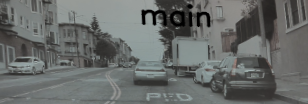
#> input picture proc_main/proc_0802.png, 308 x 104 px
$ jupyter execute --allow-errors UVtoXYZ.ipynb
#> lines starting #> are read from the running program, lines starting #| are printed output that depends on the picture
[cell 1]
import pickle
import cv2 as cv
import matplotlib.pyplot as plt

#> (the rest of this cell did not finish here and is left out)

[cell 2]
import numpy as np
import h5py

filename = "camera_intrinsics.h5"
filenameEx = "extrinsics.h5"
main_K, main_distortion = None, None
#> (the rest of this cell did not finish here and is left out)

[cell 3]
img = cv.imread("proc_main/proc_0802.png")
#> img is the input picture: shape (104, 308, 3); mean B, G, R 105.3, 107, 103.7
plt.figure(figsize = (15, 12))
plt.imshow(img)

img_size = (img.shape[1],img.shape[0])
#> img_size = (308, 104)

bot_width = 1 # percentage of bottom trapezoidal height
mid_width = .25 # percentage of mid trapezoidal height
height_pct = .65 # percentage of trapezoidal height
bottom_trim= .935 # percentage from top to bottom avoiding the hood of the car

src = np.float32([[img.shape[1]*(0.5-mid_width/2), img.shape[0]*height_pct],[img.shape[1]*(0.5+mid_width/2),img.shape[0]*height_pct],[img.shape[1]*(0.5+bot_width/2), img.shape[0]*bottom_trim],[img.shape[1]*(0.5-bot_width/2), img.shape[0]*bottom_trim]])
offset = img_size[0]*0.25
#> offset = 77
dst = np.float32([[0,0],[img_size[0],0],[img_size[0],img_size[1]],[0,img_size[1]]])
#> dst = [[0, 0], [308, 0], [308, 104], [0, 104]]

plt.plot(dst[:, 0], dst[:, 1], "o")
plt.plot(src[:, 0], src[:, 1], "o")
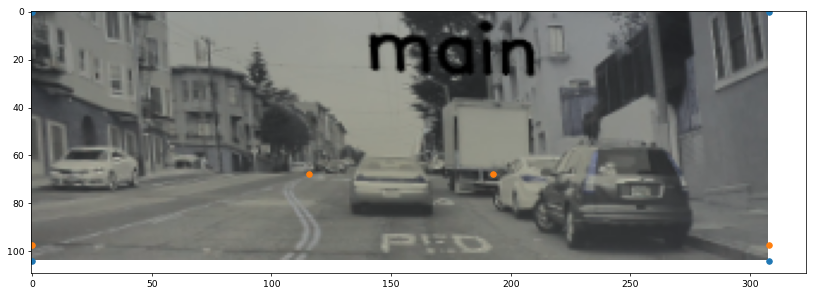
#> figure drawn by matplotlib, 1 panel; B, G, R data is drawn as R, G, B

#> (a cell that did not finish here is left out)

[cell 5]
M = cv.getPerspectiveTransform(src, dst)
#> (the rest of this cell did not finish here and is left out)


$ run again, with proc_main/proc_0004.png copied over proc_main/proc_0802.png
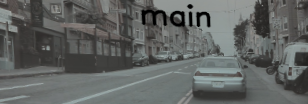
#> input picture proc_main/proc_0004.png, 308 x 104 px
#> img is the input picture: shape (104, 308, 3); mean B, G, R 97.9, 99.6, 96.6
#> `[cell 3] img = cv.imread("proc_main/proc_0802.png") plt.figure(figsize..`:
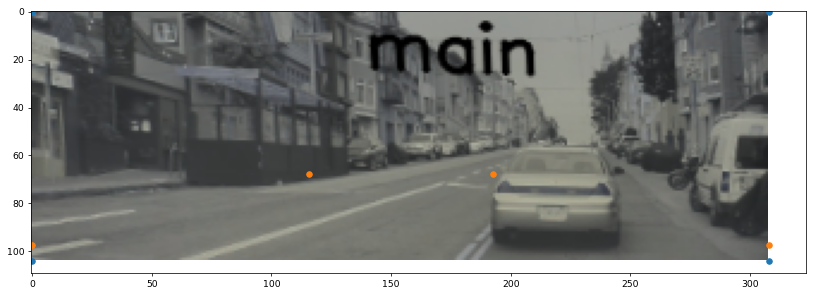
#> figure drawn by matplotlib, 1 panel; B, G, R data is drawn as R, G, B

$ run again, with proc_main/proc_0050.png copied over proc_main/proc_0802.png
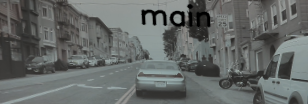
#> input picture proc_main/proc_0050.png, 308 x 104 px
#> img is the input picture: shape (104, 308, 3); mean B, G, R 103.1, 104.7, 100.7
#> `[cell 3] img = cv.imread("proc_main/proc_0802.png") plt.figure(figsize..`:
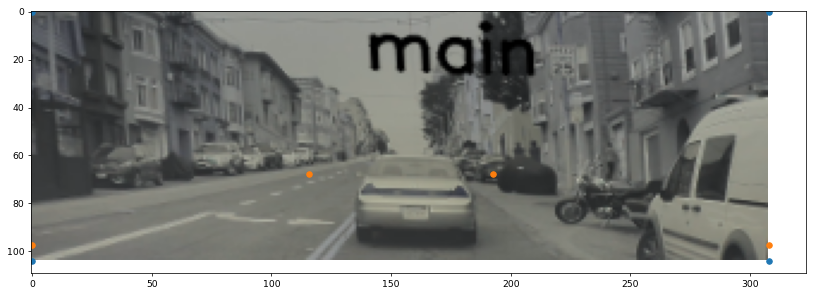
#> figure drawn by matplotlib, 1 panel; B, G, R data is drawn as R, G, B

$ run again, with proc_main/proc_0070.png copied over proc_main/proc_0802.png
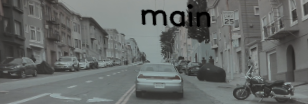
#> input picture proc_main/proc_0070.png, 308 x 104 px
#> img is the input picture: shape (104, 308, 3); mean B, G, R 104.2, 105.9, 102.4
#> `[cell 3] img = cv.imread("proc_main/proc_0802.png") plt.figure(figsize..`:
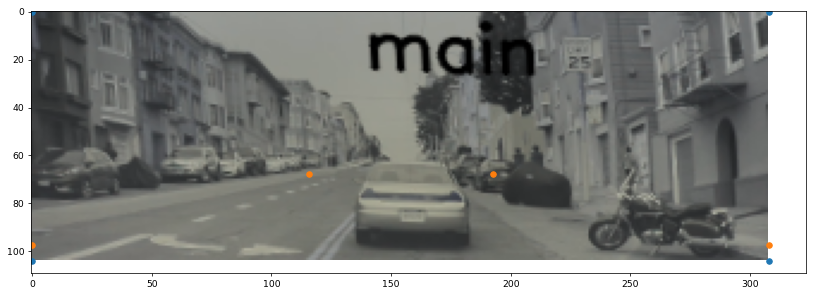
#> figure drawn by matplotlib, 1 panel; B, G, R data is drawn as R, G, B
